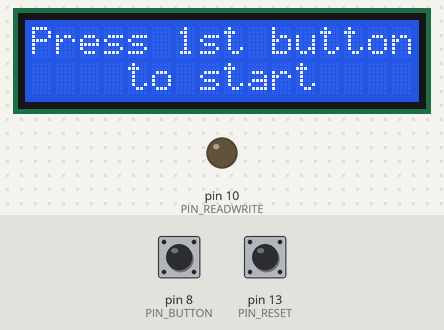
Bench run of a sketch on a simulated Arduino Uno, built with avr-gcc and run on an emulated ATmega328P. Shown: 16×2 character LCD, output pins drawn as LEDs (lit = HIGH). Inputs (shaded band) come from the test bench; at power-on: pin 8 (PIN_BUTTON) HIGH, pin 13 (PIN_RESET) HIGH. Random numbers use the default seed unless the sketch sets one.

Above: at 1.0 s.
1.1 s: pin 8 (PIN_BUTTON) pulled LOW for 0.15 s
At 1.46 s:
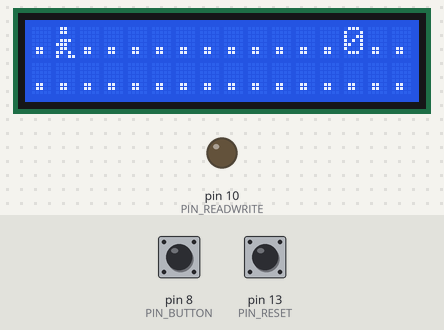
3.1 s: pin 8 (PIN_BUTTON) pulled LOW for 1 s
At 3.61 s:
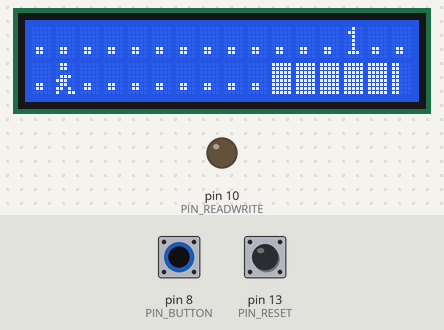
5.9 s: pin 8 (PIN_BUTTON) pulled LOW for 0.15 s
At 6.28 s:
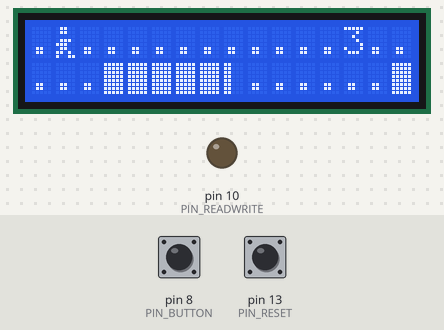
8.1 s: pin 8 (PIN_BUTTON) pulled LOW for 3.2 s
At 10.0 s:
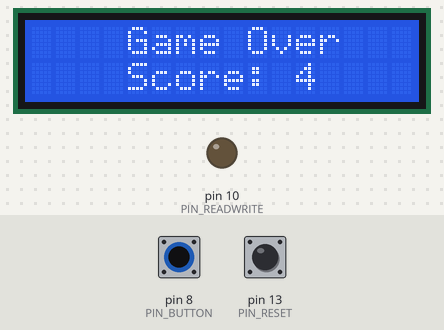
12.8 s: pin 13 (PIN_RESET) pulled LOW for 0.15 s
At 13.2 s:
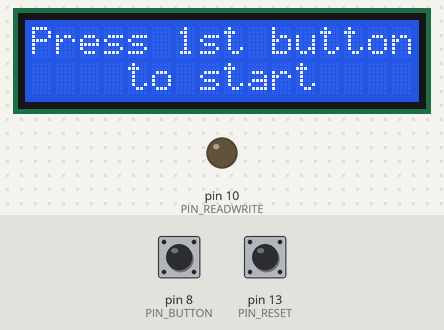
14.4 s: pin 8 (PIN_BUTTON) pulled LOW for 0.15 s
At 14.84 s:
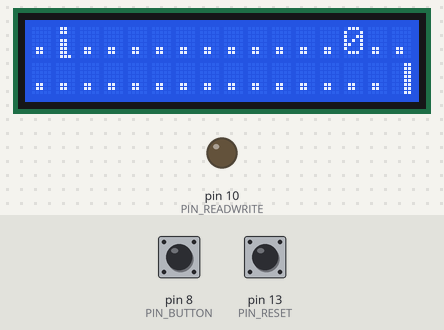

The sketch:

endless_runner.ino
```cpp
#include <LiquidCrystal.h>
// Pin Definitions
#define PIN_BUTTON 8         // Button for jumping or toggling hero position
#define PIN_READWRITE 10     // RW pin of the LCD (set to LOW for write-only)
#define PIN_CONTRAST 12      // Contrast control pin
#define PIN_RESET 13         // Button to reset the game

// Sprite Definitions
#define SPRITE_RUN1 1        // Running pose 1
#define SPRITE_RUN2 2        // Running pose 2
#define SPRITE_JUMP 3        // Jumping sprite
#define SPRITE_JUMP_UPPER '.' // Upper part of the jump (a simple head character)
#define SPRITE_JUMP_LOWER 4  // Lower part of the jump
#define SPRITE_TERRAIN_EMPTY '.' // Empty terrain
#define SPRITE_TERRAIN_SOLID 5   // Solid ground block
#define SPRITE_TERRAIN_SOLID_RIGHT 6 // Right edge of a solid block
#define SPRITE_TERRAIN_SOLID_LEFT 7  // Left edge of a solid block

// Hero Position Definitions
#define HERO_HORIZONTAL_POSITION 1 // Horizontal position of the hero on the LCD
#define TERRAIN_WIDTH 16           // Width of the terrain arrays
#define TERRAIN_EMPTY 0            // Represents no terrain
#define TERRAIN_LOWER_BLOCK 1      // Lower terrain block
#define TERRAIN_UPPER_BLOCK 2      // Upper terrain block

// Hero States (for animation and movement)
#define HERO_POSITION_OFF 0  // Hero is invisible
#define HERO_POSITION_RUN_LOWER_1 1  // Hero is running on lower row (pose 1)
#define HERO_POSITION_RUN_LOWER_2 2  // (pose 2)
#define HERO_POSITION_JUMP_1 3   // Starting a jump
#define HERO_POSITION_JUMP_2 4   // Half-way up
#define HERO_POSITION_JUMP_3 5   // Jump is on upper row
#define HERO_POSITION_JUMP_4 6   // Jump is on upper row
#define HERO_POSITION_JUMP_5 7   // Jump is on upper row
#define HERO_POSITION_JUMP_6 8   // Jump is on upper row
#define HERO_POSITION_JUMP_7 9   // Half-way down
#define HERO_POSITION_JUMP_8 10  // About to land

#define HERO_POSITION_RUN_UPPER_1 11  // Hero is running on upper row (pose 1)
#define HERO_POSITION_RUN_UPPER_2 12  // (pose 2)
// LCD Setup
LiquidCrystal lcd(7, 6, 5, 4, 3, 2); // Initialize the LCD with specified pins
static char terrainUpper[TERRAIN_WIDTH + 1]; // Upper row terrain buffer
static char terrainLower[TERRAIN_WIDTH + 1]; // Lower row terrain buffer
static bool buttonPushed = false;           // Tracks if the button is pushed
static bool heroOnUpperSide = false;        // Tracks if the hero is on the upper row

// Level and Speed Configurations
static byte level = 1;  // Current game level
static unsigned long levelTime = 0; // Tracks the time spent on the current level
static unsigned int levelThreshold[] = {10, 30, 50, 70, 100}; // Score thresholds for levels
static unsigned int levelSpeed[] = {150, 100, 50, 30, 15}; // Speed for each level (lower = faster)

// Function to initialize graphics (custom characters for the LCD)
void initializeGraphics() {
  static byte graphics[] = {
    // Sprite data for various states
    // Each sprite is an 8x5 pixel matrix, stored as bytes

    // Run position 1
    B01100,
    B01100,
    B00000,
    B01110,
    B11100,
    B01100,
    B11010,
    B10011,
    // Run position 2
    B01100,
    B01100,
    B00000,
    B01100,
    B01100,
    B01100,
    B01100,
    B01110,
    // Jump
    B01100,
    B01100,
    B00000,
    B11110,
    B01101,
    B11111,
    B10000,
    B00000,
    // Jump lower
    B11110,
    B01101,
    B11111,
    B10000,
    B00000,
    B00000,
    B00000,
    B00000,
    // Ground
    B11111,
    B11111,
    B11111,
    B11111,
    B11111,
    B11111,
    B11111,
    B11111,
    // Ground right
    B00011,
    B00011,
    B00011,
    B00011,
    B00011,
    B00011,
    B00011,
    B00011,
    // Ground left
    B11000,
    B11000,
    B11000,
    B11000,
    B11000,
    B11000,
    B11000,
    B11000,
  };

  int i;
  for (i = 0; i < 7; ++i) {
    lcd.createChar(i + 1, &graphics[i * 8]);// Load each sprite into the LCD memory
  }
  for (int i = 0; i < TERRAIN_WIDTH; ++i) {
    terrainUpper[i] = SPRITE_TERRAIN_EMPTY; // Initialize upper terrain to empty
    terrainLower[i] = SPRITE_TERRAIN_EMPTY; // Initialize lower terrain to empty
  }
}


// Function to advance terrain (shift left and add new terrain at the end)
void advanceTerrain(char* terrain, byte newTerrain) {
  for (int i = 0; i < TERRAIN_WIDTH; ++i) {
    char current = terrain[i];
    char next = (i == TERRAIN_WIDTH - 1) ? newTerrain : terrain[i + 1];

    // Update terrain based on the current and next block type

    switch (current) {
      case SPRITE_TERRAIN_EMPTY:
        terrain[i] = (next == SPRITE_TERRAIN_SOLID) ? SPRITE_TERRAIN_SOLID_RIGHT : SPRITE_TERRAIN_EMPTY;
        break;
      case SPRITE_TERRAIN_SOLID:
        terrain[i] = (next == SPRITE_TERRAIN_EMPTY) ? SPRITE_TERRAIN_SOLID_LEFT : SPRITE_TERRAIN_SOLID;
        break;
      case SPRITE_TERRAIN_SOLID_RIGHT:
        terrain[i] = SPRITE_TERRAIN_SOLID;
        break;
      case SPRITE_TERRAIN_SOLID_LEFT:
        terrain[i] = SPRITE_TERRAIN_EMPTY;
        break;
    }
  }
}

// Function to draw the hero on the screen and check for collisions
bool drawHero(byte position, char* terrainUpper, char* terrainLower, unsigned int score) {
  // Save current terrain state at hero's position
  // Determine the hero's sprite based on the current position
  // Check for collisions with terrain
  // Update the LCD display with terrain and score
  // Restore terrain state after drawing
  bool collide = false;
  char upperSave = terrainUpper[HERO_HORIZONTAL_POSITION];
  char lowerSave = terrainLower[HERO_HORIZONTAL_POSITION];
  byte upper, lower;

  switch (position) {
    case HERO_POSITION_OFF:
      upper = lower = SPRITE_TERRAIN_EMPTY;
      break;
    case HERO_POSITION_RUN_LOWER_1:
      upper = SPRITE_TERRAIN_EMPTY;
      lower = SPRITE_RUN1;
      break;
    case HERO_POSITION_RUN_LOWER_2:
      upper = SPRITE_TERRAIN_EMPTY;
      lower = SPRITE_RUN2;
      break;
    case HERO_POSITION_JUMP_1:
    case HERO_POSITION_JUMP_8:
      upper = SPRITE_TERRAIN_EMPTY;
      lower = SPRITE_JUMP;
      break;
    case HERO_POSITION_JUMP_2:
    case HERO_POSITION_JUMP_7:
      upper = SPRITE_JUMP_UPPER;
      lower = SPRITE_JUMP_LOWER;
      break;
    case HERO_POSITION_JUMP_3:
    case HERO_POSITION_JUMP_4:
    case HERO_POSITION_JUMP_5:
    case HERO_POSITION_JUMP_6:
      upper = SPRITE_JUMP;
      lower = SPRITE_TERRAIN_EMPTY;
      break;
    case HERO_POSITION_RUN_UPPER_1:
      upper = SPRITE_RUN1;
      lower = SPRITE_TERRAIN_EMPTY;
      break;
    case HERO_POSITION_RUN_UPPER_2:
      upper = SPRITE_RUN2;
      lower = SPRITE_TERRAIN_EMPTY;
      break;
  }

  if (upper != SPRITE_TERRAIN_EMPTY) {
    terrainUpper[HERO_HORIZONTAL_POSITION] = upper;
    collide = (upperSave != SPRITE_TERRAIN_EMPTY);
  }
  if (lower != SPRITE_TERRAIN_EMPTY) {
    terrainLower[HERO_HORIZONTAL_POSITION] = lower;
    collide |= (lowerSave != SPRITE_TERRAIN_EMPTY);
  }

  terrainUpper[TERRAIN_WIDTH] = '\0';
  terrainLower[TERRAIN_WIDTH] = '\0';
  lcd.setCursor(0, 0);
  lcd.print(terrainUpper);
  lcd.setCursor(0, 1);
  lcd.print(terrainLower);

  lcd.setCursor(13, 0);
  lcd.print(score);

  terrainUpper[HERO_HORIZONTAL_POSITION] = upperSave;
  terrainLower[HERO_HORIZONTAL_POSITION] = lowerSave;

  return collide;
}

void setup() {
   pinMode(PIN_READWRITE, OUTPUT); // Set RW pin to write-only
  digitalWrite(PIN_READWRITE, LOW);
  pinMode(PIN_CONTRAST, OUTPUT); // Set contrast control pin
  digitalWrite(PIN_CONTRAST, LOW);
  pinMode(PIN_BUTTON, INPUT_PULLUP); // Configure button pin with pull-up resistor
  pinMode(PIN_RESET, INPUT_PULLUP);  // Configure reset button with pull-up resistor

  initializeGraphics(); // Initialize LCD and custom characters
  lcd.begin(16, 2);     // Start LCD with 16x2 dimensions

  // Display initial message
  lcd.clear();
  lcd.setCursor(0, 0);
  lcd.print("Press 1st button");
  lcd.setCursor(4, 1);
  lcd.print("to start");
  while (digitalRead(PIN_BUTTON) == HIGH) { // Wait for button press to start
    delay(100);
  }
  lcd.clear();
}

// static array for keeping last 3 scores
static unsigned int lastScores[3] = {0, 0, 0};

// Function to update the last three scores
void updateLastScores(unsigned int newScore) {
  lastScores[2] = lastScores[1];
  lastScores[1] = lastScores[0];
  lastScores[0] = newScore;
}

void loop() {
 static byte heroPos = HERO_POSITION_RUN_LOWER_1; // Hero's current position
  static byte newTerrainType = TERRAIN_EMPTY;     // Type of new terrain to add
  static byte newTerrainDuration = 1;            // Duration of current terrain type
  static bool playing = true;                    // Tracks if the game is active
  static unsigned int distance = 0;              // Distance traveled (score)

  if (digitalRead(PIN_RESET) == LOW) {
   // Reset the game when reset button is pressed

    level = 1;
    distance = 0;
    heroPos = HERO_POSITION_RUN_LOWER_1;
    newTerrainType = TERRAIN_EMPTY;
    newTerrainDuration = 1;
    playing = true;
    levelTime = millis();
    memset(terrainUpper, SPRITE_TERRAIN_EMPTY, sizeof(terrainUpper));
    memset(terrainLower, SPRITE_TERRAIN_EMPTY, sizeof(terrainLower));
    lcd.clear();
    lcd.setCursor(0, 0);
    lcd.print("Press 1st button");
    lcd.setCursor(4, 1);
    lcd.print("to start");
    while (digitalRead(PIN_BUTTON) == HIGH) {
      delay(100);
    }
    lcd.clear();
  }

  if (playing) {
   // Toggle hero's position between upper and lower row on button press
    if (digitalRead(PIN_BUTTON) == LOW) {
      heroOnUpperSide = !heroOnUpperSide;
      delay(200);  // Debounce pentru buton
    }

    if (heroOnUpperSide) {
      heroPos = (heroPos == HERO_POSITION_RUN_UPPER_1) ? HERO_POSITION_RUN_UPPER_2 : HERO_POSITION_RUN_UPPER_1;
    } else {
      heroPos = (heroPos == HERO_POSITION_RUN_LOWER_1) ? HERO_POSITION_RUN_LOWER_2 : HERO_POSITION_RUN_LOWER_1;
    }

    // Update terrain and hero position based on game state
    // Check for collisions and update score and level
    advanceTerrain(terrainLower, newTerrainType == TERRAIN_LOWER_BLOCK ? SPRITE_TERRAIN_SOLID : SPRITE_TERRAIN_EMPTY);
    advanceTerrain(terrainUpper, newTerrainType == TERRAIN_UPPER_BLOCK ? SPRITE_TERRAIN_SOLID : SPRITE_TERRAIN_EMPTY);

    if (--newTerrainDuration == 0) {
      if (newTerrainType == TERRAIN_EMPTY) {
        newTerrainType = (random(3) == 0) ? TERRAIN_UPPER_BLOCK : TERRAIN_LOWER_BLOCK;
        newTerrainDuration = 2 + random(10);
      } else {
        newTerrainType = TERRAIN_EMPTY;
        newTerrainDuration = 10 + random(10);
      }
    }

    if (drawHero(heroPos, terrainUpper, terrainLower, distance >> 3)) {
      playing = false;
      updateLastScores(distance >> 3);
    } else {
      ++distance;
      if (distance >> 3 >= levelThreshold[level - 1]) {
        level++;
        if (level <= 5) {
          lcd.clear();
          lcd.setCursor(0, 0);
          lcd.print("Level ");
          lcd.print(level);
          delay(1000);
        } else {
          playing = false;
        }
        levelTime = millis();
      }
    }

    delay(levelSpeed[level - 1]);
  } else {
  // Handle end of game (display score or level-up messages)

    lcd.clear();
    if (level == 6) {
      lcd.setCursor(0, 0);
      lcd.print("Congratulations!");
      delay(2000);
      lcd.clear();
      lcd.setCursor(0, 0);
      lcd.print("Last Scores:");
      for (int i = 0; i < 3; i++) {
        lcd.setCursor(0, 1);
        lcd.print(i + 1);
        lcd.print(": ");
        lcd.print(lastScores[i]);
        delay(2000);
      }
    } else {
      lcd.setCursor(4, 0);
      lcd.print("Game Over");
      lcd.setCursor(4, 1);
      lcd.print("Score: ");
      lcd.print(distance >> 3);
    }
    delay(250);
  }
}
```

Measured:
- after the input at 1.1 s, the display: first changes after 0.08 s (image 1 shows a later state)
- after the input at 12.8 s, the display: changes after 0.11 s (image 5)
- after the input at 14.4 s, the display: first changes at once (image 6 shows a later state)
